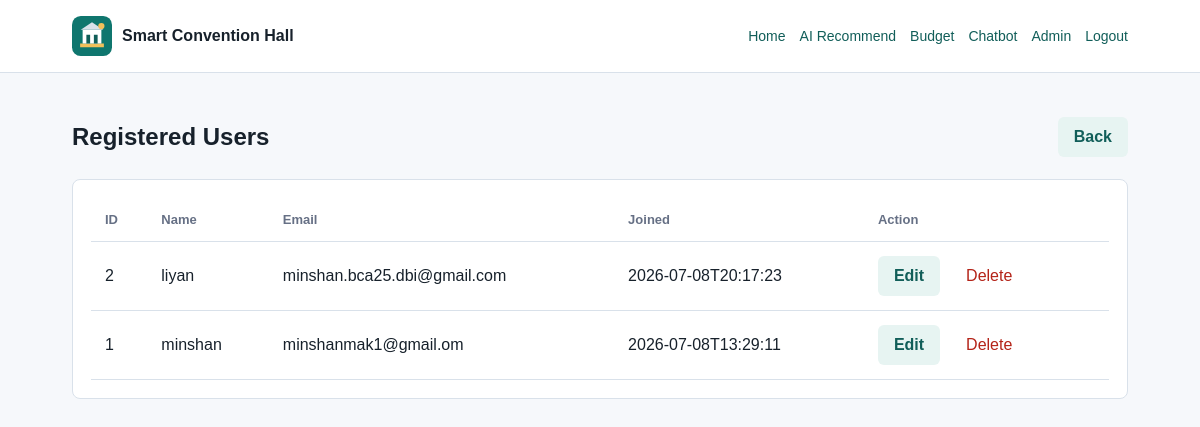
The app's page /admin/users (signed in), older data.
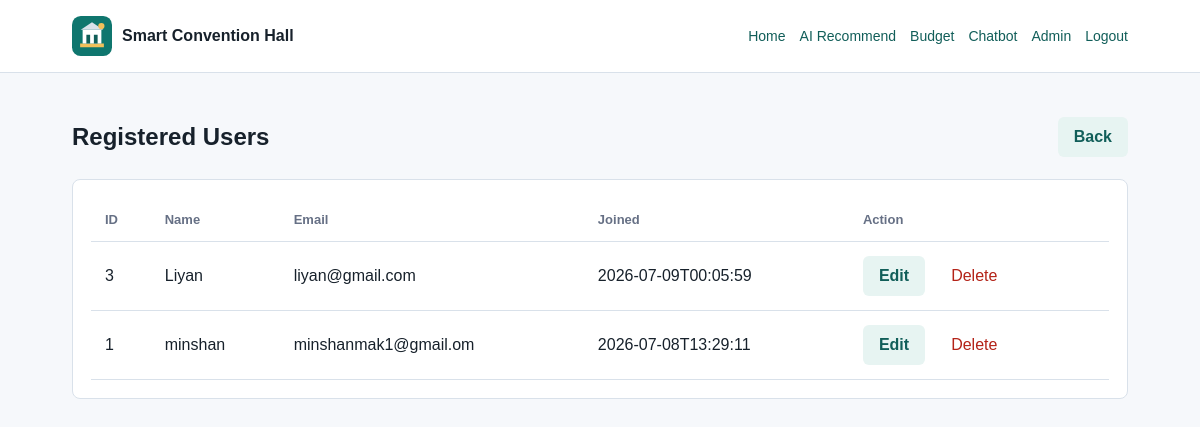
The same page, newer data.
### tables this page shows
CREATE TABLE users (
            id INTEGER PRIMARY KEY AUTOINCREMENT,
            name TEXT NOT NULL,
            email TEXT NOT NULL UNIQUE,
            password TEXT NOT NULL,
            created_at TEXT NOT NULL
        );

### app.py (the view)
@app.route("/admin/users")
def admin_users():
    if not admin_required():
        return redirect(url_for("admin_login"))
    users = get_db().execute("SELECT id, name, email, created_at FROM users ORDER BY id DESC").fetchall()
    return render_template("users.html", users=users)

### app.py (called while the page is built)
def get_db():
    if "db" not in g:
        g.db = sqlite3.connect(DATABASE)
        g.db.row_factory = sqlite3.Row
    return g.db

@app.before_request
def prepare_database():
    init_db()

def admin_required():
    if "admin_id" not in session:
        flash("Admin login required.", "warning")
        return False
    return True

### templates/users.html (shortened to what this page needs)
{% extends "base.html" %}
{% block content %}
<section class="section">
    <div class="section-head">
        <h1>Registered Users</h1>
        <a class="button secondary" href="{{ url_for('admin') }}">Back</a>
    </div>
    <div class="table-card">
        <table>
            <thead><tr><th>ID</th><th>Name</th><th>Email</th><th>Joined</th><th>Action</th></tr></thead>
            <tbody>
                {% for user in users %}
                <tr>
                    <td>{{ user.id }}</td>
                    <td>{{ user.name }}</td>
                    <td>{{ user.email }}</td>
                    <td>{{ user.created_at }}</td>
                    <td>
                        <div class="row-actions">
                            <a class="button secondary" href="{{ url_for('admin_edit_user', user_id=user.id) }}">Edit</a>
                            <form method="post" action="{{ url_for('admin_delete_user', user_id=user.id) }}">
                                <button class="button danger" type="submit">Delete</button>
                            </form>
                        </div>
                    </td>
                </tr>
                {% else %}
                <tr><td colspan="5">No users registered.</td></tr>
                {% endfor %}
            </tbody>
        </table>
    </div>
</section>
{% endblock %}

Row changes from the older to the newer data that the page shows:
removed users: id "2", name "liyan", email "minshan.bca25.dbi@gmail.com", created_at "2026-07-08T20:17:23"
added users: id "3", name "Liyan", email "liyan@gmail.com", created_at "2026-07-09T00:05:59"
